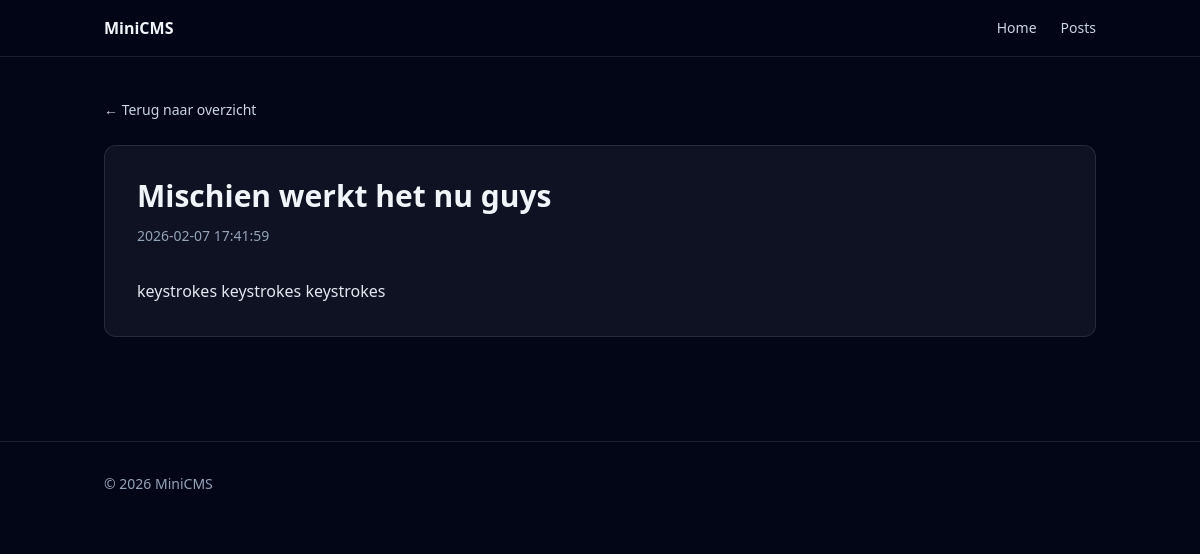
The app's page /posts/mischien-werkt-het-nu-guys with its own data.
### tables this page shows
CREATE TABLE IF NOT EXISTS `posts` (
  `id` int UNSIGNED NOT NULL AUTO_INCREMENT,
  `title` varchar(255) NOT NULL,
  `slug` varchar(255) NOT NULL,
  `content` text NOT NULL,
  `meta_title` varchar(60) DEFAULT NULL,
  `meta_description` varchar(160) DEFAULT NULL,
  `published_at` datetime DEFAULT NULL,
  `featured_media_id` int UNSIGNED DEFAULT NULL,
  `status` enum('draft','published') NOT NULL DEFAULT 'draft',
  `created_at` datetime NOT NULL DEFAULT CURRENT_TIMESTAMP,
  `updated_at` datetime DEFAULT NULL,
  `deleted_at` datetime DEFAULT NULL,
  PRIMARY KEY (`id`),
  UNIQUE KEY `slug` (`slug`),
  KEY `fk_posts_featured_media` (`featured_media_id`)
);

### admin/autoload.php (called while the page is built, shortened)
<?php
spl_autoload_register(function (string $class): void {
    $baseDir = __DIR__ . '/classes/';
    $relativePath = str_replace('\\', '/', $class) . '.php';
    $file = $baseDir . $relativePath;
});

### admin/classes/Admin/Repositories/PostsRepository.php (called while the page is built, shortened)
<?php
final class PostsRepository
{
    public function findPublishedBySlug(string $slug): ?array
    {
        $sql = "SELECT id, title, slug, content, status, featured_media_id, created_at, meta_title, meta_description
                FROM posts
                WHERE slug = :slug AND status = 'published'
                LIMIT 1";
        $stmt = $this->pdo->prepare($sql);
        $stmt->execute(['slug' => $slug]);
        $row = $stmt->fetch(PDO::FETCH_ASSOC);
        return $row !== false ? $row : null;
    }
}

### public/views/posts/show.php (the view, shortened to what this page needs)
    <a href="/posts" class="text-sm text-slate-300 hover:underline">← Terug naar overzicht</a>
    <article class="mt-6 rounded-xl border border-white/10 bg-white/5 p-8">
        <h1 class="text-3xl font-semibold">
            <?= htmlspecialchars($post['title']) ?>
        </h1>
        <p class="text-sm text-slate-400 mt-3">
            <?= htmlspecialchars((string)($post['created_at'] ?? '')) ?>
        </p>
        <div class="mt-8 text-slate-200 leading-relaxed">
            <?php
            echo nl2br(htmlspecialchars((string)$post['content']));
            ?>
        </div>
    </article>
<?php
require __DIR__ . '/../layouts/public.php';

### records on screen
posts: title "Mischien werkt het nu guys", created_at "2026-02-07 17:41:59", content "keystrokes keystrokes keystrokes"
